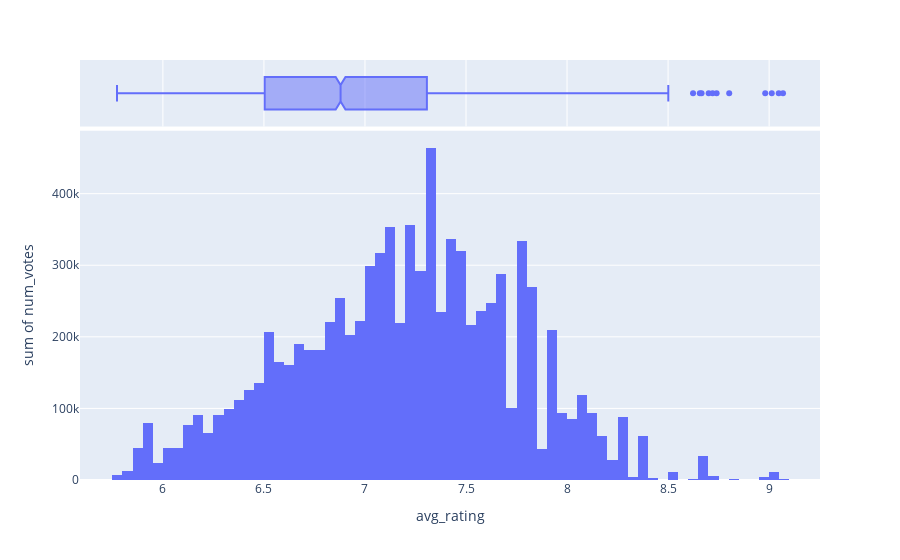

Write notebook code for a chart like this one.
### Markdown cell above
### 4.4 Relación entre Valoración media y Popularidad
FALTA DESCRIPCIÓN

### Code cell
fig = px.histogram(bgg, x="avg_rating", y="num_votes", marginal="box",
                   hover_data=bgg.columns)
fig.show()

### Figure 1 — Plotly figure (JSON) as saved in the notebook; plotly's stock layout.template omitted (floating-point values rounded to 4 significant figures; data arrays with more than 128 entries replaced by an {"elided": "..."} marker saying what was removed)
{"data": [{"alignmentgroup": "True", "bingroup": "x", "histfunc": "sum", "hovertemplate": "avg_rating=%{x}<br>sum of num_votes=%{y}<extra></extra>", "legendgroup": "", "marker": {"color": "#636efa", "pattern": {"shape": ""}}, "name": "", "offsetgroup": "", "orientation": "v", "showlegend": false, "type": "histogram", "x": {"elided": "2717 float values"}, "xaxis": "x", "y": {"elided": "2717 int values"}, "yaxis": "y"}, {"alignmentgroup": "True", "customdata": {"elided": "2717x16 mixed values"}, "hovertemplate": "avg_rating=%{x}<br>rank=%{customdata[0]}<br>game_id=%{customdata[1]}<br>names=%{customdata[2]}<br>min_players=%{customdata[3]}<br>max_players=%{customdata[4]}<br>avg_time=%{customdata[5]}<br>min_time=%{customdata[6]}<br>max_time=%{customdata[7]}<br>year=%{customdata[8]}<br>geek_rating=%{customdata[9]}<br>age=%{customdata[10]}<br>mechanic=%{customdata[11]}<br>owned=%{customdata[12]}<br>category=%{customdata[13]}<br>designer=%{customdata[14]}<br>weight=%{customdata[15]}<extra></extra>", "legendgroup": "", "marker": {"color": "#636efa"}, "name": "", "notched": true, "offsetgroup": "", "showlegend": false, "type": "box", "x": {"elided": "2717 float values"}, "xaxis": "x2", "yaxis": "y2"}], "layout": {"barmode": "relative", "legend": {"tracegroupgap": 0}, "margin": {"t": 60}, "xaxis": {"anchor": "y", "domain": [0, 1], "title": {"text": "avg_rating"}}, "xaxis2": {"anchor": "y2", "domain": [0, 1], "matches": "x", "showgrid": true, "showticklabels": false}, "yaxis": {"anchor": "x", "domain": [0, 0.8316], "title": {"text": "sum of num_votes"}}, "yaxis2": {"anchor": "x2", "domain": [0.8416, 1], "matches": "y2", "showgrid": false, "showline": false, "showticklabels": false, "ticks": ""}}}
